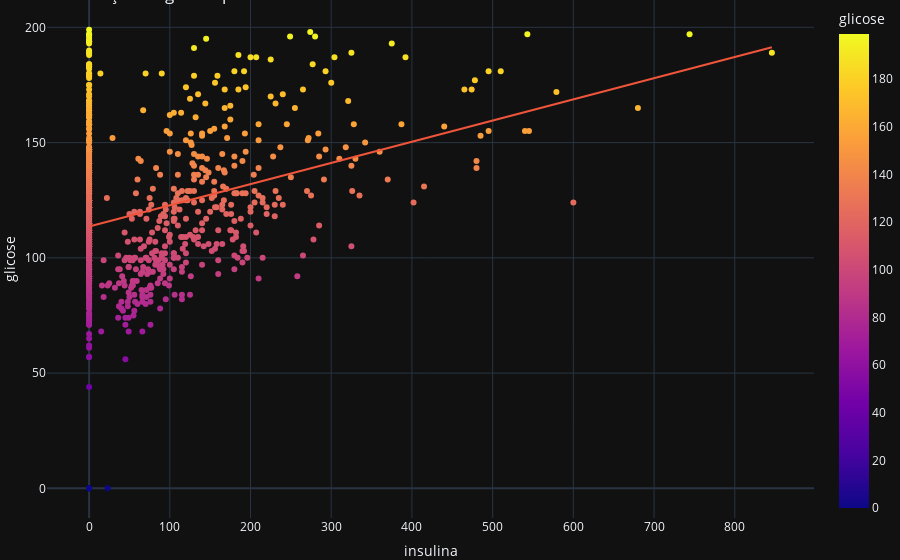

The notebook cell this image was saved under:
### Markdown cell above
#### 1.2.2 Correlação entre Glicose e Insulina

Devido o comportamento similar entre as features de insulina e glicose no diagnostico de diabétes, vamos analisar como as duas se relacionam

### Code cell
scatter = px.scatter(original_dataset, x='insulina', y='glicose', color='glicose', trendline="ols")
scatter.update_layout(margin=dict(t=0, b=0, l=0, r=0), title='Distribuição de glicose por insulina')
scatter.show()

### Figure 1 — Plotly figure (JSON) as saved in the notebook; plotly's stock layout.template omitted (floating-point values rounded to 4 significant figures; data arrays with more than 128 entries replaced by an {"elided": "..."} marker saying what was removed)
{"data": [{"hovertemplate": "insulina=%{x}<br>glicose=%{marker.color}<extra></extra>", "legendgroup": "", "marker": {"color": {"elided": "768 int values"}, "coloraxis": "coloraxis", "symbol": "circle"}, "mode": "markers", "name": "", "orientation": "v", "showlegend": false, "x": {"elided": "768 int values"}, "xaxis": "x", "y": {"elided": "768 int values"}, "yaxis": "y", "type": "scatter"}, {"hovertemplate": "<b>OLS trendline</b><br>glicose = 0.0919298 * insulina + 113.559<br>R<sup>2</sup>=0.109798<br><br>insulina=%{x}<br>glicose=%{y} <b>(trend)</b><extra></extra>", "legendgroup": "", "marker": {"symbol": "circle"}, "mode": "lines", "name": "", "showlegend": false, "x": {"elided": "768 int values"}, "xaxis": "x", "y": {"elided": "768 float values"}, "yaxis": "y", "type": "scatter"}], "layout": {"xaxis": {"anchor": "y", "domain": [0.0, 1.0], "title": {"text": "insulina"}}, "yaxis": {"anchor": "x", "domain": [0.0, 1.0], "title": {"text": "glicose"}}, "coloraxis": {"colorbar": {"title": {"text": "glicose"}}, "colorscale": [[0.0, "#0d0887"], [0.1111, "#46039f"], [0.2222, "#7201a8"], [0.3333, "#9c179e"], [0.4444, "#bd3786"], [0.5556, "#d8576b"], [0.6667, "#ed7953"], [0.7778, "#fb9f3a"], [0.8889, "#fdca26"], [1.0, "#f0f921"]]}, "legend": {"tracegroupgap": 0}, "margin": {"t": 0, "b": 0, "l": 0, "r": 0}, "title": {"text": "Distribuição de glicose por insulina"}}}
